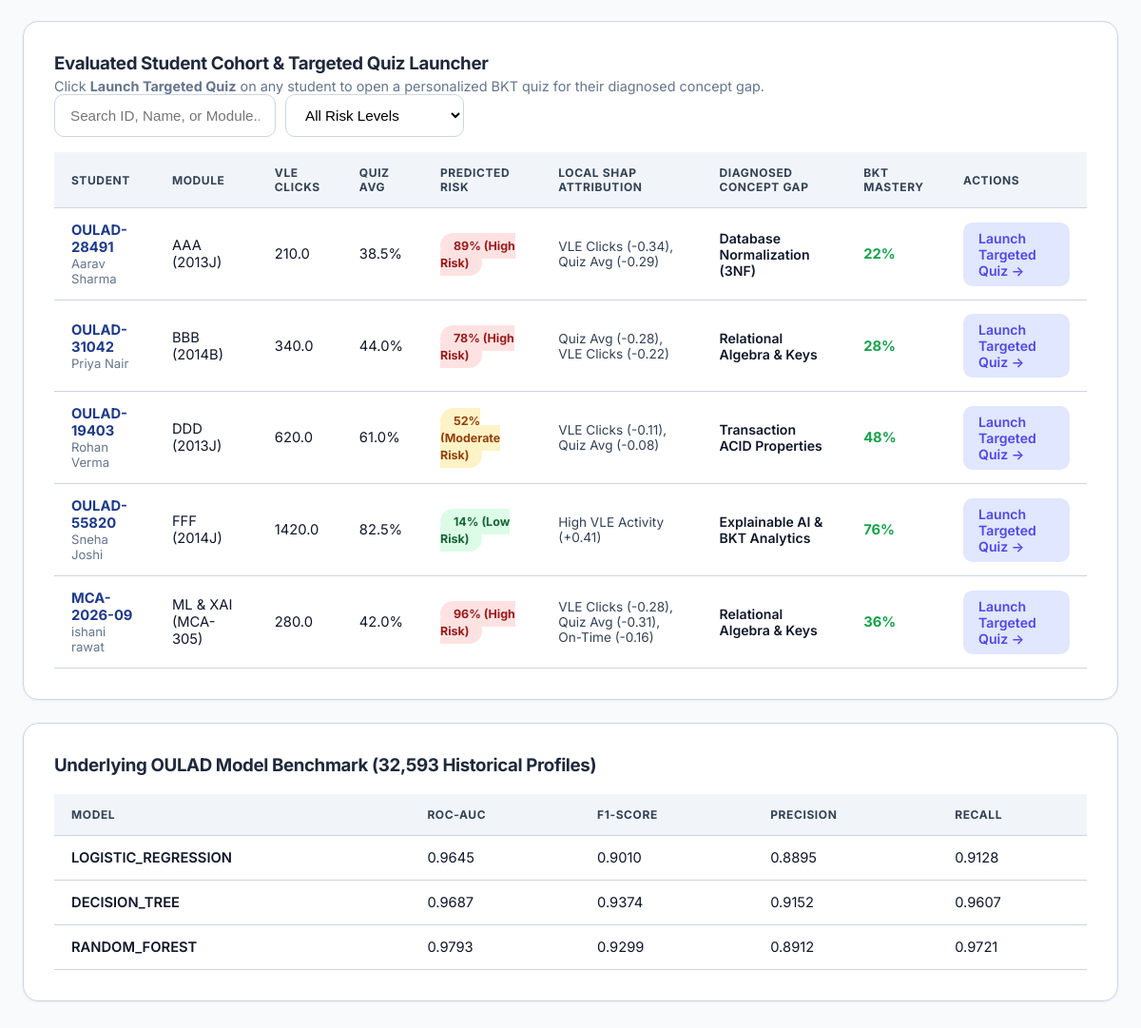
Page / (signed in, lower part) on the earlier database version.
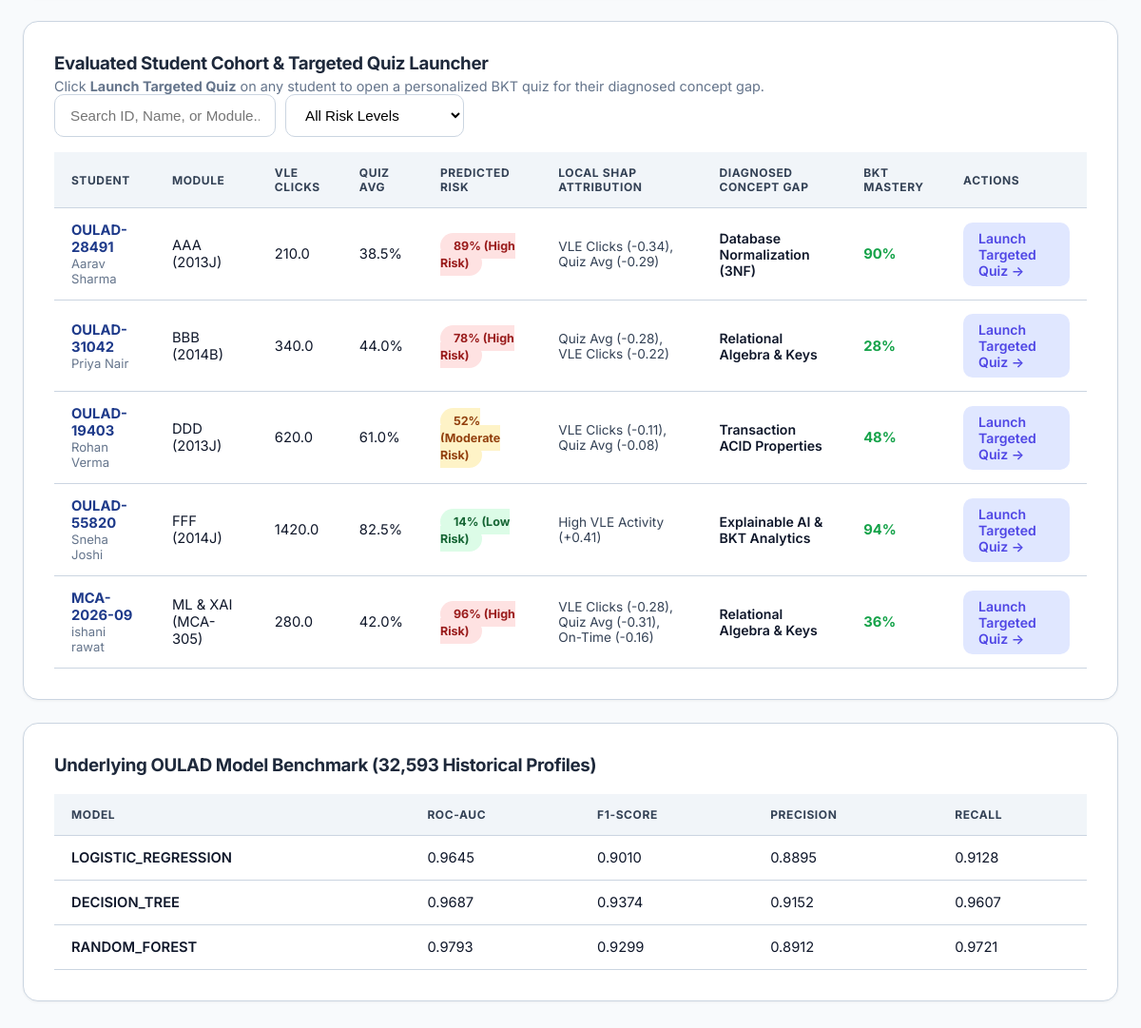
Same page on the later database version.
### models.py (models this page shows)
class StudentRecord(db.Model):
    __tablename__ = 'student_records'
    id = db.Column(db.Integer, primary_key=True)
    student_id = db.Column(db.String(50), unique=True, nullable=False)
    name = db.Column(db.String(150), nullable=False)
    module = db.Column(db.String(100), nullable=False)
    vle_clicks = db.Column(db.Float, nullable=False)
    quiz_avg = db.Column(db.Float, nullable=False)
    late_submissions = db.Column(db.Integer, nullable=False)
    risk_prob = db.Column(db.Float, nullable=False)
    risk_level = db.Column(db.String(50), nullable=False)
    shap_driver = db.Column(db.String(255), nullable=True)
    recommended_concept = db.Column(db.String(150), nullable=True)
    bkt_mastery = db.Column(db.Float, nullable=False)

### app.py (the view)
@app.route('/')
@login_required
def educator_dashboard():
    if current_user.role != 'educator':
        return redirect(url_for('student_workspace'))
    students = StudentRecord.query.all()
    student_list = [serialize_student(s) for s in students]
    return render_template('educator_dashboard.html', students=student_list, concepts=list(QUESTION_BANK.keys()))

### app.py (called while the page is built)
@login_manager.user_loader
def load_user(user_id):
    return db.session.get(User, int(user_id))

def serialize_student(record):
    return {
        "student_id": record.student_id,
        "name": record.name,
        "module": record.module,
        "vle_clicks": record.vle_clicks,
        "quiz_avg": record.quiz_avg,
        "late_submissions": record.late_submissions,
        "risk_prob": record.risk_prob,
        "risk_level": record.risk_level,
        "shap_driver": record.shap_driver,
        "recommended_concept": record.recommended_concept,
        "bkt_mastery": record.bkt_mastery
    }

### web/templates/educator_dashboard.html (shortened to what this page needs)
{% extends "base.html" %}
{% block content %}
<div class="card-box">
    <div class="toolbar">
        <div>
            <h3 style="margin: 0; color: #1e293b;">Evaluated Student Cohort & Targeted Quiz Launcher</h3>
            <p style="margin: 4px 0 0 0; color: #64748b; font-size: 0.9rem;">Click <strong>Launch Targeted Quiz</strong> on any student to open a personalized BKT quiz for their diagnosed concept gap.</p>
        </div>
        <div style="display: flex; gap: 10px;">
            <input type="text" id="studentSearch" class="search-input" placeholder="Search ID, Name, or Module..." onkeyup="filterRoster()">
            <select id="riskFilter" class="filter-select" onchange="filterRoster()">
                <option value="ALL">All Risk Levels</option>
            </select>
        </div>
    </div>
    <table class="data-table" id="rosterTable">
        <thead>
            <tr>
                <th>Student</th>
                <th>Module</th>
                <th>VLE Clicks</th>
                <th>Quiz Avg</th>
                <th>Predicted Risk</th>
                <th>Local SHAP Attribution</th>
                <th>Diagnosed Concept Gap</th>
                <th>BKT Mastery</th>
                <th>Actions</th>
            </tr>
        </thead>
        <tbody id="rosterBody">
            {% for s in students %}
            <tr class="student-row" data-risk="{{ s.risk_level }}">
                <td>
                    <div style="font-weight: 700; color: #1e3a8a;">{{ s.student_id }}</div>
                    <div style="font-size: 0.82rem; color: #64748b;">{{ s.name }}</div>
                </td>
                <td>{{ s.module }}</td>
                <td>{{ s.vle_clicks }}</td>
                <td>{{ s.quiz_avg }}%</td>
                <td>
                    {% if s.risk_level == 'High Risk' %}
                        <span class="badge-high">{{ (s.risk_prob * 100)|round|int }}% ({{ s.risk_level }})</span>
                    {% elif s.risk_level == 'Moderate Risk' %}
                        <span class="badge-mod">{{ (s.risk_prob * 100)|round|int }}% ({{ s.risk_level }})</span>
                    {% else %}
                        <span class="badge-low">{{ (s.risk_prob * 100)|round|int }}% ({{ s.risk_level }})</span>
                    {% endif %}
                </td>
                <td style="font-size: 0.85rem; color: #334155;">{{ s.shap_driver }}</td>
                <td style="font-weight: 600; color: #0f172a; font-size: 0.88rem;">{{ s.recommended_concept }}</td>
                <td style="font-weight: 700; color: #16a34a;">{{ (s.bkt_mastery * 100)|round|int }}%</td>
                <td>
                    <a href="/quiz?student_id={{ s.student_id }}" class="action-btn" style="text-decoration: none; display: inline-block;">
                        Launch Targeted Quiz &rarr;
                    </a>
                </td>
            </tr>
            {% endfor %}
        </tbody>
    </table>
</div>
<div class="card-box">
    <h3 style="margin-top: 0; color: #1e293b;">Underlying OULAD Model Benchmark (32,593 Historical Profiles)</h3>
    <table class="data-table">
        <thead>
            <tr>
                <th>Model</th>
                <th>ROC-AUC</th>
                <th>F1-Score</th>
                <th>Precision</th>
                <th>Recall</th>
            </tr>
        </thead>
        <tbody>
            <tr>
                <td style="font-weight: 600;">LOGISTIC_REGRESSION</td>
                <td>0.9645</td>
                <td>0.9010</td>
                <td>0.8895</td>
                <td>0.9128</td>
            </tr>
            <tr>
                <td style="font-weight: 600;">DECISION_TREE</td>
                <td>0.9687</td>
                <td>0.9374</td>
                <td>0.9152</td>
                <td>0.9607</td>
            </tr>
            <tr>
                <td style="font-weight: 600;">RANDOM_FOREST</td>
                <td>0.9793</td>
                <td>0.9299</td>
                <td>0.8912</td>
                <td>0.9721</td>
            </tr>
        </tbody>
    </table>
</div>
{% endblock %}

Differences in the rows shown:
changed StudentRecord "OULAD-28491": (s.bkt_mastery*100)|round|int "22" → "90"
changed StudentRecord "OULAD-55820": (s.bkt_mastery*100)|round|int "76" → "94"
